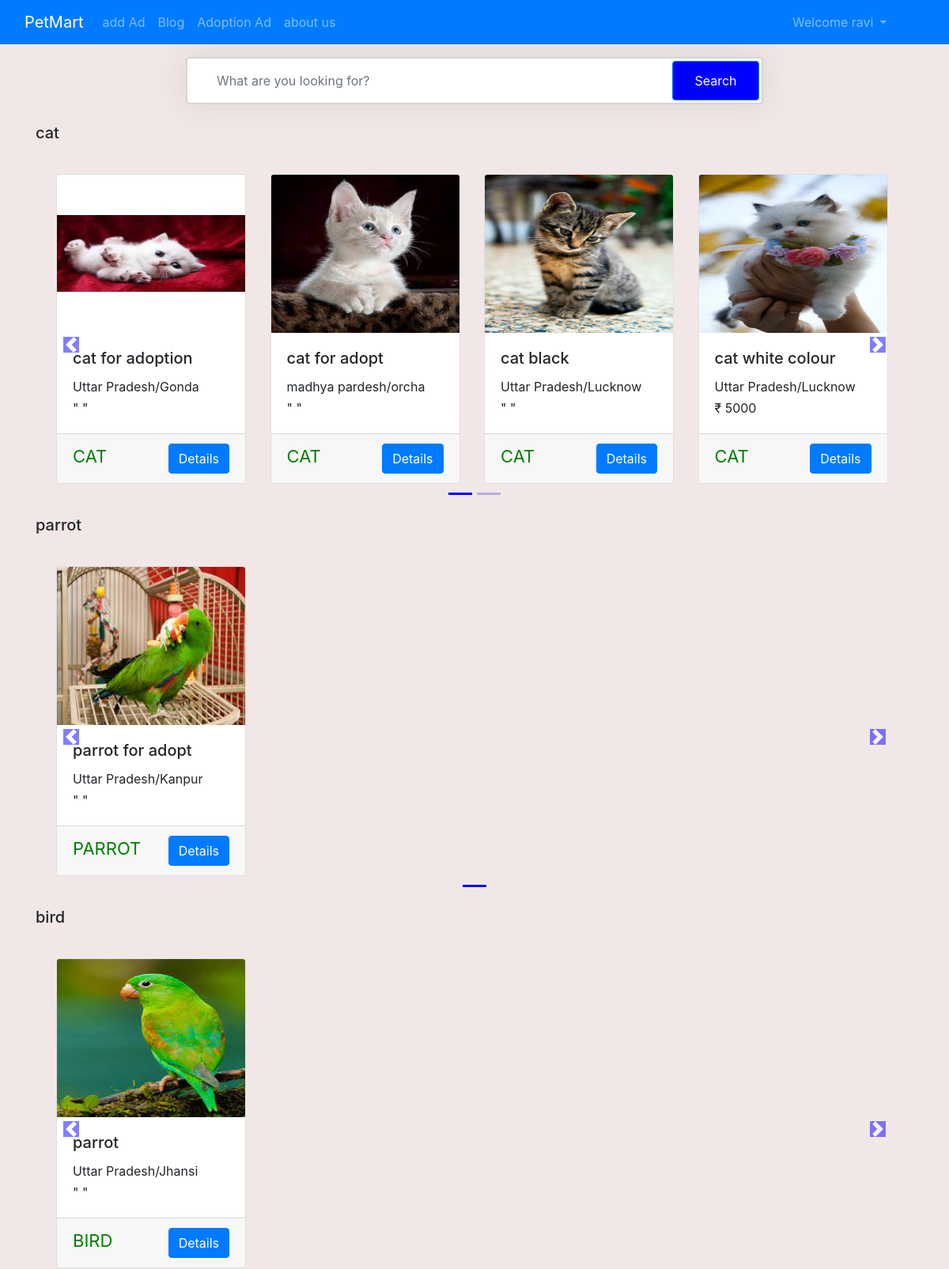
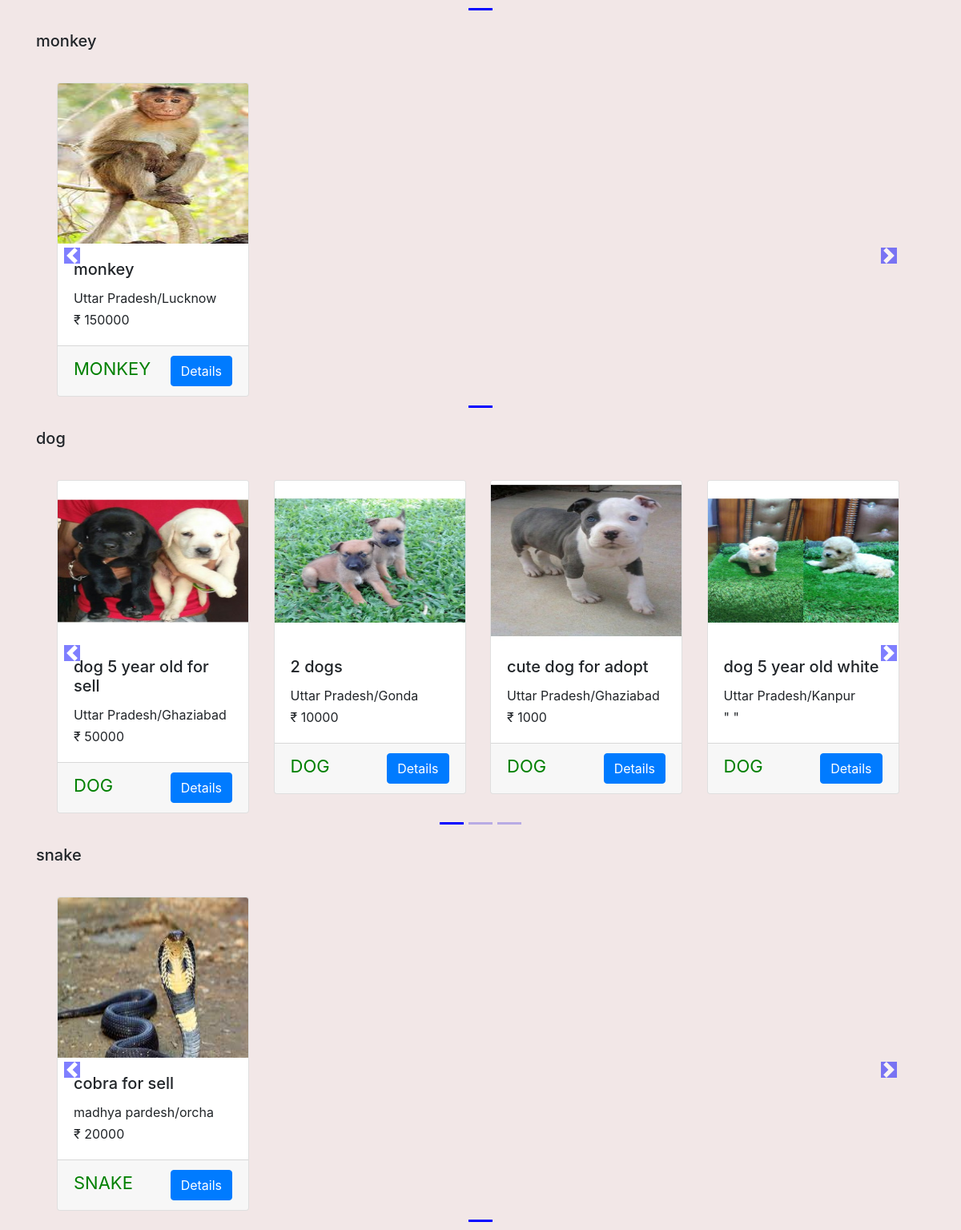
/shop/ (signed in), run on the app's committed database (2 pictures, top to bottom).
### shop/models.py (models this page shows)
class Adds(models.Model):
    addId=models.AutoField
    adType=models.CharField(max_length=20,default="")
    addName=models.CharField(max_length=50,default="")
    petCatgory=models.CharField(max_length=50,default="")
    addDescription=models.CharField(max_length=300,default="")
    userId=models.IntegerField()
    pno=models.CharField(max_length=12,default="")
    state=models.CharField(max_length=50,default="")
    city=models.CharField(max_length=50,default="")
    price=models.IntegerField(default=0)
    pub_date=models.DateField(auto_now_add=True)
    image=models.ImageField(upload_to="shop/images/",default="")
    def __str__(self):
        return self.addName

### shop/views.py (the view)
# urls.py: path("",views.index,name="homePage"),
def index(request):
    allAds = []
    categoryAdds = Adds.objects.values('petCatgory', 'id')
    print(categoryAdds)
    cats = {item['petCatgory'] for item in categoryAdds}
    for cat in cats:
        ad = Adds.objects.filter(petCatgory=cat)
        n = len(ad)
        nSlides = n // 4 + ceil((n / 4) - (n // 4))
        allAds.append([ad, range(1, nSlides), nSlides])
    params = {'allAds':allAds}
    print(params)
    return render(request, 'shop/index.html', params)

### shop/templates/shop/index.html (shortened to what this page needs)
{% extends 'shop/base.html' %}
{% block body %}
{% load static %}
<div class="container my-3">
  <form method="get" action="/shop/search">
  <div class="row height d-flex justify-content-center align-items-center">
      <div class="col-md-8">
          <div class="search">  <input type="text" class="form-control" placeholder="What are you looking for?" name="search" id="search"> <button class="btn btn-primary">Search</button> </div>
      </div>
  </div>
</form>
</div>
<div class="container">
    {% for ad, range, nSlides in allAds %}
    <h5 class="my-4"> {{ad.0.petCatgory}} </h5>
    <div class="row">
      <div id="demo{{forloop.counter}}" class="col carousel slide my-3" data-ride="carousel">
        <ul class="carousel-indicators">
          <li data-target="#demo{{forloop.counter}}" data-slide-to="0" class="active"></li>
          {% for i in range %}
      <li data-target="#demo{{forloop.parentloop.counter}}" data-slide-to="{{i}}" ></li>
      {% endfor %}
    </ul>
    <div class="container carousel-inner no-padding">
      <div class="carousel-item active">
        {% for i in ad %}
        <div class="col-xs-3 col-sm-3 col-md-3">
          <div class="card" style="width:auto">
            <img src='/media/{{i.image}}' class="card-img-top" alt="...">
            <div class="card-body">
              <h5 class="card-title">{{i.addName}}</h5>
              <p class="card-text"> {{i.state}}/{{i.city}}</p>
              {% if i.price == 0 %}
              <p class="card-text" > " " </p>
              {% else %}
              <p class="card-text" >₹ {{i.price}}</p>
              {% endif %}
          </div>
          <div class="card-footer">
              <p id="category">{{i.petCatgory}}</P>
                  <a href="/shop/adview/{{i.id}}">
                      <button id="vd{{i.id}}" class="btn btn-primary cart">Details</button>
                  </a>
          </div>
          </div>
        </div>
        {% if forloop.counter|divisibleby:4 and forloop.counter > 0 and not forloop.last %}
      </div><div class="carousel-item">
        {% endif %}
        {% endfor %}
    </div>
</div>
</div>
    <a class="carousel-control-prev" href="#demo{{forloop.counter}}" data-slide="prev">
        <span class="carousel-control-prev-icon"></span>
    </a>
    <a class="carousel-control-next" href="#demo{{forloop.counter}}" data-slide="next">
        <span class="carousel-control-next-icon"></span>
    </a>
        </div>
    {% endfor %}
</div>
 {% endblock %}

### shop/templates/shop/base.html (shortened to what this page needs)
<!doctype html>
<html lang="en">
  <head>
    <link rel="stylesheet" href="https://stackpath.bootstrapcdn.com/bootstrap/4.2.1/css/bootstrap.min.css">
  </head>
  <body>
    <nav class="navbar navbar-expand-lg navbar-dark bg-primary">
      <div class="container-fluid">
        <a class="navbar-brand" href="/">PetMart</a>
        <div class="collapse navbar-collapse" id="navbarSupportedContent">
          <ul class="navbar-nav me-auto mb-2 mb-lg-0">
            <li class="nav-item">
              <a class="nav-link" aria-current="page" href="/shop/addAd">add Ad</a>
            </li>
            <li class="nav-item">
              <a class="nav-link" aria-current="page" href="/shop/blog">Blog</a>
            </li>
            <li class="nav-item">
              <a class="nav-link" aria-current="page" href="/shop/Adoption">Adoption Ad</a>
            </li>
            <li class="nav-item">
              <a class="nav-link" href="#">about us</a>
            </li>
          </ul>
          {% if user.is_authenticated %}
          <ul class="navbar-nav ml-auto">
            <li class="nav-item dropdown">
              <a class="nav-link dropdown-toggle" href="#" id="navbarDropdown" role="button" data-toggle="dropdown" aria-haspopup="true" aria-expanded="false">
                Welcome {{request.user}}
              </a>
            </li>
        </ul>
          {% endif %}
        </div>
      </div>
    </nav>
    {% block body %} {% endblock %}
  </body>
</html>

### data on the page
Adds: petCatgory "cat", image (picture), addName "cat for adoption", state "Uttar Pradesh", city "Gonda", petCatgory "CAT"
Adds: image (picture), addName "cat for adopt", state "madhya pardesh", city "orcha", petCatgory "CAT"
Adds: image (picture), addName "cat black", state "Uttar Pradesh", city "Lucknow", petCatgory "CAT"
Adds: image (picture), addName "cat white colour", state "Uttar Pradesh", city "Lucknow", price "5000", petCatgory "CAT"
Adds: petCatgory "parrot", image (picture), addName "parrot for adopt", state "Uttar Pradesh", city "Kanpur", petCatgory "PARROT"
Adds: petCatgory "bird", image (picture), addName "parrot", state "Uttar Pradesh", city "Jhansi", petCatgory "BIRD"
Adds: petCatgory "monkey", image (picture), addName "monkey", state "Uttar Pradesh", city "Lucknow", price "150000", petCatgory "MONKEY"
Adds: petCatgory "dog", image (picture), addName "dog 5 year old for sell", state "Uttar Pradesh", city "Ghaziabad", price "50000", petCatgory "DOG"
Adds: image (picture), addName "2 dogs", state "Uttar Pradesh", city "Gonda", price "10000", petCatgory "DOG"
Adds: image (picture), addName "cute dog for adopt", state "Uttar Pradesh", city "Ghaziabad", price "1000", petCatgory "DOG"
Adds: image (picture), addName "dog 5 year old white", state "Uttar Pradesh", city "Kanpur", petCatgory "DOG"
Adds: petCatgory "snake", image (picture), addName "cobra for sell", state "madhya pardesh", city "orcha", price "20000", petCatgory "SNAKE"

### other printed values
{{ request.user }} "ravi"
